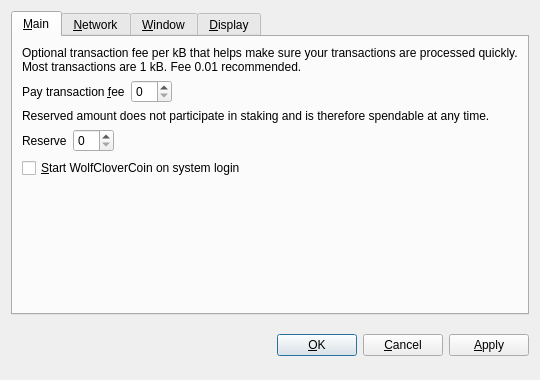
<?xml version="1.0" encoding="UTF-8"?>
<ui version="4.0">
 <class>OptionsDialog</class>
 <widget class="QDialog" name="OptionsDialog">
  <property name="geometry">
   <rect>
    <x>0</x>
    <y>0</y>
    <width>540</width>
    <height>380</height>
   </rect>
  </property>
  <property name="windowTitle">
   <string>Options</string>
  </property>
  <property name="modal">
   <bool>true</bool>
  </property>
  <layout class="QVBoxLayout" name="verticalLayout">
   <item>
    <widget class="QTabWidget" name="tabWidget">
     <property name="tabPosition">
      <enum>QTabWidget::North</enum>
     </property>
     <property name="currentIndex">
      <number>0</number>
     </property>
     <widget class="QWidget" name="tabMain">
      <attribute name="title">
       <string>&amp;Main</string>
      </attribute>
      <layout class="QVBoxLayout" name="verticalLayout_Main">
       <item>
        <widget class="QLabel" name="transactionFeeInfoLabel">
         <property name="text">
          <string>Optional transaction fee per kB that helps make sure your transactions are processed quickly. Most transactions are 1 kB. Fee 0.01 recommended.</string>
         </property>
         <property name="textFormat">
          <enum>Qt::PlainText</enum>
         </property>
         <property name="wordWrap">
          <bool>true</bool>
         </property>
        </widget>
       </item>
       <item>
        <layout class="QHBoxLayout" name="horizontalLayoutFee">
         <item>
          <widget class="QLabel" name="transactionFeeLabel">
           <property name="text">
            <string>Pay transaction &amp;fee</string>
           </property>
           <property name="textFormat">
            <enum>Qt::PlainText</enum>
           </property>
           <property name="buddy">
            <cstring>transactionFee</cstring>
           </property>
          </widget>
         </item>
         <item>
          <widget class="BitcoinAmountField" name="transactionFee"/>
         </item>
         <item>
          <spacer name="horizontalSpacerFee">
           <property name="orientation">
            <enum>Qt::Horizontal</enum>
           </property>
           <property name="sizeHint" stdset="0">
            <size>
             <width>40</width>
             <height>20</height>
            </size>
           </property>
          </spacer>
         </item>
        </layout>
       </item>
       <item>
        <widget class="QLabel" name="reserveBalanceInfoLabel">
         <property name="text">
          <string>Reserved amount does not participate in staking and is therefore spendable at any time.</string>
         </property>
         <property name="textFormat">
          <enum>Qt::PlainText</enum>
         </property>
         <property name="wordWrap">
          <bool>true</bool>
         </property>
        </widget>
       </item>
       <item>
        <layout class="QHBoxLayout" name="horizontalLayoutReserveBalance">
         <item>
          <widget class="QLabel" name="reserveBalanceLabel">
           <property name="text">
            <string>Reserve</string>
           </property>
           <property name="textFormat">
            <enum>Qt::PlainText</enum>
           </property>
           <property name="buddy">
            <cstring>reserveBalance</cstring>
           </property>
          </widget>
         </item>
         <item>
          <widget class="BitcoinAmountField" name="reserveBalance"/>
         </item>
         <item>
          <spacer name="horizontalSpacerReserveBalance">
           <property name="orientation">
            <enum>Qt::Horizontal</enum>
           </property>
           <property name="sizeHint" stdset="0">
            <size>
             <width>40</width>
             <height>20</height>
            </size>
           </property>
          </spacer>
         </item>
        </layout>
       </item>
       <item>
        <widget class="QCheckBox" name="bitcoinAtStartup">
         <property name="toolTip">
          <string>Automatically start WolfCloverCoin after logging in to the system.</string>
         </property>
         <property name="text">
          <string>&amp;Start WolfCloverCoin on system login</string>
         </property>
        </widget>
       </item>
       <item>
        <spacer name="verticalSpacer_Main">
         <property name="orientation">
          <enum>Qt::Vertical</enum>
         </property>
         <property name="sizeHint" stdset="0">
          <size>
           <width>20</width>
           <height>40</height>
          </size>
         </property>
        </spacer>
       </item>
      </layout>
     </widget>
     <widget class="QWidget" name="tabNetwork">
      <attribute name="title">
       <string>&amp;Network</string>
      </attribute>
      <layout class="QVBoxLayout" name="verticalLayout_Network">
       <item>
        <widget class="QCheckBox" name="mapPortUpnp">
         <property name="toolTip">
          <string>Automatically open the WolfCloverCoin client port on the router. This only works when your router supports UPnP and it is enabled.</string>
         </property>
         <property name="text">
          <string>Map port using &amp;UPnP</string>
         </property>
        </widget>
       </item>
       <item>
        <widget class="QCheckBox" name="connectSocks">
         <property name="toolTip">
          <string>Connect to the WolfCloverCoin network through a SOCKS proxy (e.g. when connecting through Tor).</string>
         </property>
         <property name="text">
          <string>&amp;Connect through SOCKS proxy:</string>
         </property>
        </widget>
       </item>
       <item>
        <layout class="QHBoxLayout" name="horizontalLayout_Network">
         <item>
          <widget class="QLabel" name="proxyIpLabel">
           <property name="text">
            <string>Proxy &amp;IP:</string>
           </property>
           <property name="textFormat">
            <enum>Qt::PlainText</enum>
           </property>
           <property name="buddy">
            <cstring>proxyIp</cstring>
           </property>
          </widget>
         </item>
         <item>
          <widget class="QValidatedLineEdit" name="proxyIp">
           <property name="maximumSize">
            <size>
             <width>140</width>
             <height>16777215</height>
            </size>
           </property>
           <property name="toolTip">
            <string>IP address of the proxy (e.g. 127.0.0.1)</string>
           </property>
          </widget>
         </item>
         <item>
          <widget class="QLabel" name="proxyPortLabel">
           <property name="text">
            <string>&amp;Port:</string>
           </property>
           <property name="textFormat">
            <enum>Qt::PlainText</enum>
           </property>
           <property name="buddy">
            <cstring>proxyPort</cstring>
           </property>
          </widget>
         </item>
         <item>
          <widget class="QLineEdit" name="proxyPort">
           <property name="maximumSize">
            <size>
             <width>55</width>
             <height>16777215</height>
            </size>
           </property>
           <property name="toolTip">
            <string>Port of the proxy (e.g. 9050)</string>
           </property>
          </widget>
         </item>
         <item>
          <widget class="QLabel" name="socksVersionLabel">
           <property name="text">
            <string>SOCKS &amp;Version:</string>
           </property>
           <property name="textFormat">
            <enum>Qt::PlainText</enum>
           </property>
           <property name="buddy">
            <cstring>socksVersion</cstring>
           </property>
          </widget>
         </item>
         <item>
          <widget class="QValueComboBox" name="socksVersion">
           <property name="toolTip">
            <string>SOCKS version of the proxy (e.g. 5)</string>
           </property>
          </widget>
         </item>
         <item>
          <spacer name="horizontalSpacer_Network">
           <property name="orientation">
            <enum>Qt::Horizontal</enum>
           </property>
           <property name="sizeHint" stdset="0">
            <size>
             <width>40</width>
             <height>20</height>
            </size>
           </property>
          </spacer>
         </item>
        </layout>
       </item>
       <item>
        <spacer name="verticalSpacer_Network">
         <property name="orientation">
          <enum>Qt::Vertical</enum>
         </property>
         <property name="sizeHint" stdset="0">
          <size>
           <width>20</width>
           <height>40</height>
          </size>
         </property>
        </spacer>
       </item>
      </layout>
     </widget>
     <widget class="QWidget" name="tabWindow">
      <attribute name="title">
       <string>&amp;Window</string>
      </attribute>
      <layout class="QVBoxLayout" name="verticalLayout_Window">
       <item>
        <widget class="QCheckBox" name="minimizeToTray">
         <property name="toolTip">
          <string>Show only a tray icon after minimizing the window.</string>
         </property>
         <property name="text">
          <string>&amp;Minimize to the tray instead of the taskbar</string>
         </property>
        </widget>
       </item>
       <item>
        <widget class="QCheckBox" name="minimizeOnClose">
         <property name="toolTip">
          <string>Minimize instead of exit the application when the window is closed. When this option is enabled, the application will be closed only after selecting Quit in the menu.</string>
         </property>
         <property name="text">
          <string>M&amp;inimize on close</string>
         </property>
        </widget>
       </item>
       <item>
        <spacer name="verticalSpacer_Window">
         <property name="orientation">
          <enum>Qt::Vertical</enum>
         </property>
         <property name="sizeHint" stdset="0">
          <size>
           <width>20</width>
           <height>40</height>
          </size>
         </property>
        </spacer>
       </item>
      </layout>
     </widget>
     <widget class="QWidget" name="tabDisplay">
      <attribute name="title">
       <string>&amp;Display</string>
      </attribute>
      <layout class="QVBoxLayout" name="verticalLayout_Display">
       <item>
        <layout class="QHBoxLayout" name="horizontalLayout_1_Display">
         <item>
          <widget class="QLabel" name="langLabel">
           <property name="text">
            <string>User Interface &amp;language:</string>
           </property>
           <property name="textFormat">
            <enum>Qt::PlainText</enum>
           </property>
           <property name="buddy">
            <cstring>lang</cstring>
           </property>
          </widget>
         </item>
         <item>
          <widget class="QValueComboBox" name="lang">
           <property name="toolTip">
            <string>The user interface language can be set here. This setting will take effect after restarting WolfCloverCoin.</string>
           </property>
          </widget>
         </item>
        </layout>
       </item>
       <item>
        <layout class="QHBoxLayout" name="horizontalLayout_2_Display">
         <item>
          <widget class="QLabel" name="unitLabel">
           <property name="text">
            <string>&amp;Unit to show amounts in:</string>
           </property>
           <property name="textFormat">
            <enum>Qt::PlainText</enum>
           </property>
           <property name="buddy">
            <cstring>unit</cstring>
           </property>
          </widget>
         </item>
         <item>
          <widget class="QValueComboBox" name="unit">
           <property name="toolTip">
            <string>Choose the default subdivision unit to show in the interface and when sending coins.</string>
           </property>
          </widget>
         </item>
        </layout>
       </item>
       <item>
        <widget class="QCheckBox" name="displayAddresses">
         <property name="toolTip">
          <string>Whether to show WolfCloverCoin addresses in the transaction list or not.</string>
         </property>
         <property name="text">
          <string>&amp;Display addresses in transaction list</string>
         </property>
        </widget>
       </item>
       <item>
        <widget class="QCheckBox" name="coinControlFeatures">
         <property name="toolTip">
          <string>Whether to show coin control features or not.</string>
         </property>
         <property name="text">
          <string>Display coin &amp;control features (experts only!)</string>
         </property>
        </widget>
       </item>
       <item>
        <spacer name="verticalSpacer_Display">
         <property name="orientation">
          <enum>Qt::Vertical</enum>
         </property>
         <property name="sizeHint" stdset="0">
          <size>
           <width>20</width>
           <height>40</height>
          </size>
         </property>
        </spacer>
       </item>
      </layout>
     </widget>
    </widget>
   </item>
   <item>
    <layout class="QHBoxLayout" name="horizontalLayout_Buttons">
     <item>
      <spacer name="horizontalSpacer_1">
       <property name="orientation">
        <enum>Qt::Horizontal</enum>
       </property>
       <property name="sizeHint" stdset="0">
        <size>
         <width>40</width>
         <height>48</height>
        </size>
       </property>
      </spacer>
     </item>
     <item>
      <widget class="QLabel" name="statusLabel">
       <property name="font">
        <font>
         <weight>75</weight>
         <bold>true</bold>
        </font>
       </property>
       <property name="text">
        <string/>
       </property>
       <property name="textFormat">
        <enum>Qt::PlainText</enum>
       </property>
       <property name="wordWrap">
        <bool>true</bool>
       </property>
      </widget>
     </item>
     <item>
      <spacer name="horizontalSpacer_2">
       <property name="orientation">
        <enum>Qt::Horizontal</enum>
       </property>
       <property name="sizeHint" stdset="0">
        <size>
         <width>40</width>
         <height>48</height>
        </size>
       </property>
      </spacer>
     </item>
     <item>
      <widget class="QPushButton" name="okButton">
       <property name="text">
        <string>&amp;OK</string>
       </property>
      </widget>
     </item>
     <item>
      <widget class="QPushButton" name="cancelButton">
       <property name="text">
        <string>&amp;Cancel</string>
       </property>
       <property name="autoDefault">
        <bool>false</bool>
       </property>
      </widget>
     </item>
     <item>
      <widget class="QPushButton" name="applyButton">
       <property name="text">
        <string>&amp;Apply</string>
       </property>
       <property name="autoDefault">
        <bool>false</bool>
       </property>
      </widget>
     </item>
    </layout>
   </item>
  </layout>
 </widget>
 <customwidgets>
  <customwidget>
   <class>BitcoinAmountField</class>
   <extends>QSpinBox</extends>
   <header>bitcoinamountfield.h</header>
  </customwidget>
  <customwidget>
   <class>QValueComboBox</class>
   <extends>QComboBox</extends>
   <header>qvaluecombobox.h</header>
  </customwidget>
  <customwidget>
   <class>QValidatedLineEdit</class>
   <extends>QLineEdit</extends>
   <header>qvalidatedlineedit.h</header>
  </customwidget>
 </customwidgets>
 <resources/>
 <connections/>
</ui>
